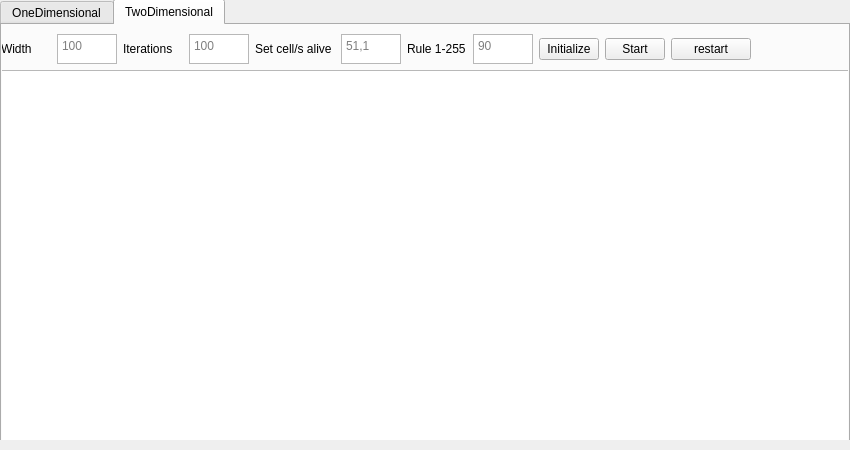
<?xml version="1.0" encoding="UTF-8"?>
<ui version="4.0">
 <class>Dialog</class>
 <widget class="QDialog" name="Dialog">
  <property name="geometry">
   <rect>
    <x>0</x>
    <y>0</y>
    <width>850</width>
    <height>450</height>
   </rect>
  </property>
  <property name="minimumSize">
   <size>
    <width>850</width>
    <height>450</height>
   </size>
  </property>
  <property name="maximumSize">
   <size>
    <width>850</width>
    <height>450</height>
   </size>
  </property>
  <property name="sizeIncrement">
   <size>
    <width>10</width>
    <height>10</height>
   </size>
  </property>
  <property name="baseSize">
   <size>
    <width>100</width>
    <height>100</height>
   </size>
  </property>
  <property name="windowTitle">
   <string>Cellular-Automata:Mateusz Tchorek</string>
  </property>
  <property name="autoFillBackground">
   <bool>true</bool>
  </property>
  <widget class="QWidget" name="horizontalWidget" native="true">
   <property name="geometry">
    <rect>
     <x>0</x>
     <y>-1</y>
     <width>850</width>
     <height>441</height>
    </rect>
   </property>
   <property name="minimumSize">
    <size>
     <width>850</width>
     <height>350</height>
    </size>
   </property>
   <property name="maximumSize">
    <size>
     <width>850</width>
     <height>450</height>
    </size>
   </property>
   <layout class="QHBoxLayout" name="mode_menu">
    <property name="sizeConstraint">
     <enum>QLayout::SetMaximumSize</enum>
    </property>
    <item>
     <widget class="QTabWidget" name="tabWidget">
      <property name="minimumSize">
       <size>
        <width>850</width>
        <height>450</height>
       </size>
      </property>
      <property name="maximumSize">
       <size>
        <width>850</width>
        <height>450</height>
       </size>
      </property>
      <property name="currentIndex">
       <number>1</number>
      </property>
      <widget class="QWidget" name="OneDimensionalTab">
       <attribute name="title">
        <string>OneDimensional</string>
       </attribute>
       <widget class="QWidget" name="horizontalLayoutWidget_7">
        <property name="geometry">
         <rect>
          <x>0</x>
          <y>0</y>
          <width>980</width>
          <height>456</height>
         </rect>
        </property>
        <layout class="QHBoxLayout" name="horizontalLayout_4">
         <item>
          <layout class="QFormLayout" name="formLayout">
           <item row="2" column="1">
            <layout class="QHBoxLayout" name="horizontalLayout_3"/>
           </item>
           <item row="2" column="0">
            <widget class="QGraphicsView" name="graphic_ca_1d">
             <property name="minimumSize">
              <size>
               <width>720</width>
               <height>350</height>
              </size>
             </property>
             <property name="maximumSize">
              <size>
               <width>720</width>
               <height>350</height>
              </size>
             </property>
            </widget>
           </item>
           <item row="1" column="0">
            <layout class="QHBoxLayout" name="width_layout_horizontal">
             <item>
              <widget class="QLabel" name="widthLabel1D">
               <property name="minimumSize">
                <size>
                 <width>60</width>
                 <height>0</height>
                </size>
               </property>
               <property name="maximumSize">
                <size>
                 <width>60</width>
                 <height>16777215</height>
                </size>
               </property>
               <property name="text">
                <string>Width</string>
               </property>
              </widget>
             </item>
             <item>
              <widget class="QTextEdit" name="widthText1D">
               <property name="minimumSize">
                <size>
                 <width>60</width>
                 <height>30</height>
                </size>
               </property>
               <property name="maximumSize">
                <size>
                 <width>60</width>
                 <height>30</height>
                </size>
               </property>
               <property name="documentTitle">
                <string/>
               </property>
               <property name="placeholderText">
                <string>100</string>
               </property>
              </widget>
             </item>
             <item>
              <layout class="QHBoxLayout" name="iterationsLayout">
               <item>
                <widget class="QLabel" name="iterationsLabel1D">
                 <property name="minimumSize">
                  <size>
                   <width>60</width>
                   <height>0</height>
                  </size>
                 </property>
                 <property name="maximumSize">
                  <size>
                   <width>60</width>
                   <height>16777215</height>
                  </size>
                 </property>
                 <property name="text">
                  <string>Iterations</string>
                 </property>
                </widget>
               </item>
               <item>
                <widget class="QTextEdit" name="iterationsText1D">
                 <property name="minimumSize">
                  <size>
                   <width>60</width>
                   <height>30</height>
                  </size>
                 </property>
                 <property name="maximumSize">
                  <size>
                   <width>60</width>
                   <height>30</height>
                  </size>
                 </property>
                 <property name="placeholderText">
                  <string>100</string>
                 </property>
                </widget>
               </item>
               <item>
                <layout class="QHBoxLayout" name="aliveLayout">
                 <item>
                  <widget class="QLabel" name="aliveCellsArrayLabel1D">
                   <property name="minimumSize">
                    <size>
                     <width>100</width>
                     <height>0</height>
                    </size>
                   </property>
                   <property name="maximumSize">
                    <size>
                     <width>100</width>
                     <height>16777215</height>
                    </size>
                   </property>
                   <property name="text">
                    <string>Set cell/s alive</string>
                   </property>
                  </widget>
                 </item>
                 <item>
                  <widget class="QTextEdit" name="aliveCellsText1D">
                   <property name="minimumSize">
                    <size>
                     <width>60</width>
                     <height>30</height>
                    </size>
                   </property>
                   <property name="maximumSize">
                    <size>
                     <width>60</width>
                     <height>30</height>
                    </size>
                   </property>
                   <property name="placeholderText">
                    <string>51,1</string>
                   </property>
                  </widget>
                 </item>
                 <item>
                  <layout class="QHBoxLayout" name="ruleLayout">
                   <item>
                    <widget class="QLabel" name="ruleLabel1D">
                     <property name="minimumSize">
                      <size>
                       <width>70</width>
                       <height>0</height>
                      </size>
                     </property>
                     <property name="maximumSize">
                      <size>
                       <width>70</width>
                       <height>16777215</height>
                      </size>
                     </property>
                     <property name="sizeIncrement">
                      <size>
                       <width>100</width>
                       <height>0</height>
                      </size>
                     </property>
                     <property name="baseSize">
                      <size>
                       <width>100</width>
                       <height>0</height>
                      </size>
                     </property>
                     <property name="text">
                      <string>Rule 1-255</string>
                     </property>
                    </widget>
                   </item>
                   <item>
                    <widget class="QTextEdit" name="ruleText1D">
                     <property name="minimumSize">
                      <size>
                       <width>60</width>
                       <height>30</height>
                      </size>
                     </property>
                     <property name="maximumSize">
                      <size>
                       <width>60</width>
                       <height>30</height>
                      </size>
                     </property>
                     <property name="placeholderText">
                      <string>90</string>
                     </property>
                    </widget>
                   </item>
                  </layout>
                 </item>
                </layout>
               </item>
              </layout>
             </item>
             <item>
              <widget class="QPushButton" name="initializeGameButton1D">
               <property name="minimumSize">
                <size>
                 <width>60</width>
                 <height>0</height>
                </size>
               </property>
               <property name="maximumSize">
                <size>
                 <width>60</width>
                 <height>16777215</height>
                </size>
               </property>
               <property name="text">
                <string>Initialize</string>
               </property>
              </widget>
             </item>
             <item>
              <widget class="QPushButton" name="beginGameButton1D">
               <property name="minimumSize">
                <size>
                 <width>60</width>
                 <height>0</height>
                </size>
               </property>
               <property name="maximumSize">
                <size>
                 <width>60</width>
                 <height>16777215</height>
                </size>
               </property>
               <property name="text">
                <string>Start</string>
               </property>
              </widget>
             </item>
             <item>
              <widget class="QPushButton" name="restart_button_1d">
               <property name="text">
                <string>restart</string>
               </property>
              </widget>
             </item>
            </layout>
           </item>
          </layout>
         </item>
        </layout>
       </widget>
      </widget>
      <widget class="QWidget" name="TwoDimensionalTab">
       <attribute name="title">
        <string>TwoDimensional</string>
       </attribute>
       <widget class="QWidget" name="formLayoutWidget_2">
        <property name="geometry">
         <rect>
          <x>-1</x>
          <y>9</y>
          <width>851</width>
          <height>440</height>
         </rect>
        </property>
        <layout class="QFormLayout" name="formLayout_2">
         <item row="2" column="0" colspan="2">
          <widget class="QGraphicsView" name="graphic_ca_2d">
           <property name="minimumSize">
            <size>
             <width>720</width>
             <height>350</height>
            </size>
           </property>
          </widget>
         </item>
         <item row="1" column="0">
          <layout class="QHBoxLayout" name="horizontalLayout_7">
           <item>
            <layout class="QHBoxLayout" name="horizontalLayout_8">
             <item>
              <layout class="QHBoxLayout" name="width_layout_horizontal_3">
               <item>
                <widget class="QLabel" name="widthLabel_2D">
                 <property name="minimumSize">
                  <size>
                   <width>50</width>
                   <height>0</height>
                  </size>
                 </property>
                 <property name="maximumSize">
                  <size>
                   <width>50</width>
                   <height>16777215</height>
                  </size>
                 </property>
                 <property name="text">
                  <string>Width</string>
                 </property>
                </widget>
               </item>
               <item>
                <widget class="QTextEdit" name="widthText_2D">
                 <property name="minimumSize">
                  <size>
                   <width>60</width>
                   <height>30</height>
                  </size>
                 </property>
                 <property name="maximumSize">
                  <size>
                   <width>60</width>
                   <height>30</height>
                  </size>
                 </property>
                 <property name="documentTitle">
                  <string/>
                 </property>
                 <property name="placeholderText">
                  <string>100</string>
                 </property>
                </widget>
               </item>
               <item>
                <layout class="QHBoxLayout" name="iterationsLayout_3">
                 <item>
                  <widget class="QLabel" name="iterationsLabel_2D">
                   <property name="minimumSize">
                    <size>
                     <width>60</width>
                     <height>0</height>
                    </size>
                   </property>
                   <property name="maximumSize">
                    <size>
                     <width>60</width>
                     <height>16777215</height>
                    </size>
                   </property>
                   <property name="text">
                    <string>Iterations</string>
                   </property>
                  </widget>
                 </item>
                 <item>
                  <widget class="QTextEdit" name="iterationsText_2D">
                   <property name="minimumSize">
                    <size>
                     <width>60</width>
                     <height>30</height>
                    </size>
                   </property>
                   <property name="maximumSize">
                    <size>
                     <width>60</width>
                     <height>30</height>
                    </size>
                   </property>
                   <property name="placeholderText">
                    <string>100</string>
                   </property>
                  </widget>
                 </item>
                 <item>
                  <layout class="QHBoxLayout" name="aliveLayout_3">
                   <item>
                    <widget class="QLabel" name="aliveCellsArrayLabel_2D">
                     <property name="minimumSize">
                      <size>
                       <width>80</width>
                       <height>0</height>
                      </size>
                     </property>
                     <property name="maximumSize">
                      <size>
                       <width>80</width>
                       <height>16777215</height>
                      </size>
                     </property>
                     <property name="text">
                      <string>Set cell/s alive</string>
                     </property>
                    </widget>
                   </item>
                   <item>
                    <widget class="QTextEdit" name="aliveCellsText_2D">
                     <property name="minimumSize">
                      <size>
                       <width>60</width>
                       <height>30</height>
                      </size>
                     </property>
                     <property name="maximumSize">
                      <size>
                       <width>60</width>
                       <height>30</height>
                      </size>
                     </property>
                     <property name="placeholderText">
                      <string>51,1</string>
                     </property>
                    </widget>
                   </item>
                  </layout>
                 </item>
                 <item>
                  <layout class="QHBoxLayout" name="ruleLayout_3">
                   <item>
                    <widget class="QLabel" name="ruleLabel_2D">
                     <property name="minimumSize">
                      <size>
                       <width>60</width>
                       <height>0</height>
                      </size>
                     </property>
                     <property name="maximumSize">
                      <size>
                       <width>60</width>
                       <height>16777215</height>
                      </size>
                     </property>
                     <property name="text">
                      <string>Rule 1-255</string>
                     </property>
                    </widget>
                   </item>
                   <item>
                    <widget class="QTextEdit" name="ruleText_2D">
                     <property name="minimumSize">
                      <size>
                       <width>60</width>
                       <height>30</height>
                      </size>
                     </property>
                     <property name="maximumSize">
                      <size>
                       <width>60</width>
                       <height>30</height>
                      </size>
                     </property>
                     <property name="placeholderText">
                      <string>90</string>
                     </property>
                    </widget>
                   </item>
                  </layout>
                 </item>
                </layout>
               </item>
              </layout>
             </item>
            </layout>
           </item>
           <item>
            <widget class="QPushButton" name="initializeGameButton_2D">
             <property name="minimumSize">
              <size>
               <width>60</width>
               <height>0</height>
              </size>
             </property>
             <property name="maximumSize">
              <size>
               <width>60</width>
               <height>16777215</height>
              </size>
             </property>
             <property name="text">
              <string>Initialize</string>
             </property>
            </widget>
           </item>
           <item>
            <widget class="QPushButton" name="beginGameButton_2D">
             <property name="minimumSize">
              <size>
               <width>60</width>
               <height>0</height>
              </size>
             </property>
             <property name="maximumSize">
              <size>
               <width>60</width>
               <height>16777215</height>
              </size>
             </property>
             <property name="text">
              <string>Start</string>
             </property>
            </widget>
           </item>
           <item>
            <widget class="QPushButton" name="restart_button_2d">
             <property name="text">
              <string>restart</string>
             </property>
            </widget>
           </item>
          </layout>
         </item>
        </layout>
       </widget>
      </widget>
     </widget>
    </item>
   </layout>
  </widget>
 </widget>
 <resources/>
 <connections/>
</ui>
